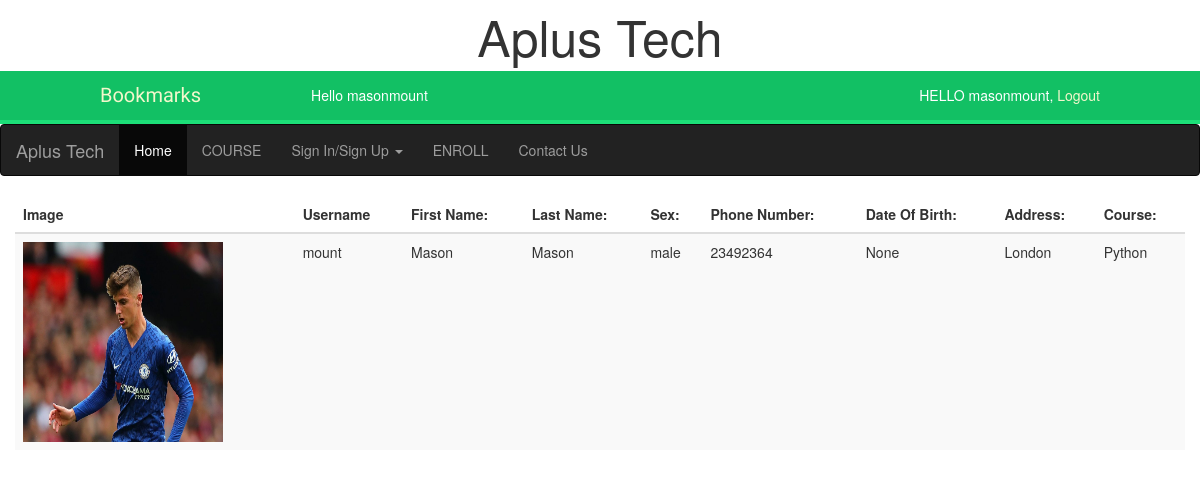
The page /attendance/1 (signed in) on the database its author committed.
### student_attendance/models.py (models this page shows, shortened)
class StudentProfile(models.Model):
	SEX = (
		('male' , 'MALE'),
		('female', 'FEMALE'),
		('others', 'OTHERS')
	)
	PROFESSION = (
			('student', 'STUDENT'),
			('intern', 'Intern'),
			('staff', 'STAFF')
		)
	user = models.OneToOneField(User, on_delete = models.CASCADE)
	first_name = models.CharField(max_length = 250)
	last_name = models.CharField(max_length = 250)
	phone = models.CharField(max_length = 20)
	DOB = models.DateField(blank = True, null = True)
	address = models.CharField(max_length = 250, blank = True)
	created = models.DateTimeField(default = timezone.now)
	sex = models.CharField( max_length= 20, choices = SEX, default= 'male')
	course = models.CharField(max_length = 250)
	profession = models.CharField(choices = PROFESSION, default = 'student', max_length = 100)
	photo = models.ImageField(upload_to = 'users/%y/%m/%d/', blank = True)
	class Meta:
		ordering = ('-last_name',)

### student_attendance/views.py (the view)
# urls.py: path('<int:pk>', views.student_detail, name = 'student_detail'),
def student_detail(request, pk):
	slist = get_object_or_404(StudentProfile, pk = pk)
	return render(request, 'profile/student_detail.html', {'slist' : slist})

### student_attendance/templates/profile/student_detail.html (shortened to what this page needs)
{% extends 'base.html' %}
{% block content %}
	<div class="container-fluid">
		<table class="table table-striped">
		    <thead>
		      <tr>
		      	<th>Image</th>
		        <th>Username</th>
		        <th>First Name: </th>
		        <th>Last Name:  </th>
		        <th>Sex: </th>
		        <th>Phone Number:  </th>
		        <th>Date Of Birth: </th>
		        <th>Address: </th>
		        <th>Course: </th>
		      </tr>
		    </thead>
		    <tbody>
		      <tr>
		      	<td>{% if slist.photo %}
					<img src="{{slist.photo.url}}" width="200px" height="200px">
					{% endif %}
				</td>
		        <td>{{slist.user}}</td>
		        <td>{{slist.first_name}}</td>
		        <td>{{slist.last_name}}</td>
		        <td>{{slist.sex}}</td>
		        <td>{{slist.phone}}</td>
		        <td>{{slist.DOB}}</td>
		        <td>{{slist.address}}</td>
		        <td>{{slist.course}}</td>
		      </tr>
		    </tbody>
		  </table>
	</div>
{% endblock %}

### account/templates/base.html (shortened to what this page needs)
{% load staticfiles %}
<!DOCTYPE html>
<html lang="en">
<head>
	<link rel="stylesheet" type="text/css" href="{% static 'css/account.css' %}">
  <link rel="stylesheet" href="https://maxcdn.bootstrapcdn.com/bootstrap/3.4.0/css/bootstrap.min.css">
</head>
<body>
	<header style="font-size: 50px; text-align: center;"> Aplus Tech </header>
	<div id="header">
		<span class="logo">Bookmarks</span>
		{% if request.user.is_authenticated %}
		 <ul class="menu">
		 	<li>
		 		Hello {{request.user.username}}
		 	</li>
		 </ul>
		{% endif %}
		<span class="user">
			{% if request.user.is_authenticated %}
				HELLO {{ request.user.username }},
				<a href="{% url 'account:logout' %}">Logout</a>
			{% else %}
				<a href="{% url 'account:login' %}">Log-in</a>
			{% endif %}
		</span>
	</div>
	<nav class="navbar navbar-inverse">
	  <div class="container-fluid">
	    <div class="navbar-header">
	      <a class="navbar-brand" href="{% url 'course:index' %}">Aplus Tech</a>
	    </div>
	    <ul class="nav navbar-nav">
	      <li class="active"><a href="{% url 'course:index' %}">Home</a></li>
	      <li><a href="{% url 'course:list' %}">COURSE</a></li>
		  <li class="dropdown"><a class="dropdown-toggle" data-toggle="dropdown" href="{% url 'account:login' %}">Sign In/Sign Up <span class="caret"></span></a>
	      </li>
	      <li><a href="{% url 'course:enroll' %}">ENROLL</a></li>
	      <li><a href="{% url 'contactus:contact' %}">Contact Us</a></li>
	    </ul>
	  </div>
	</nav>
	{% block content %}
	{% endblock %}
</body>
</html>

### account/static/css/account.css (style rules this page uses)
body { margin:0; padding:0; font-family:helvetica, sans-serif; }
a { color:#12c064; text-decoration:none; }
#header { padding:10px 100px; font-size:14px; background:#12c064; color:#fff; border-bottom:4px solid #1cdf78; overflow:auto; }
#header .logo { font-family: 'Muli', sans-serif; float:left; color:#f3f7cc; font-size:20px; margin-right:10%; }
#header ul.menu { list-style:none; float:left; margin:0; padding:0; }
#header ul.menu li { float:left; padding:4px 10px; }
#header a { color:#f3f7cc; }
#header .user { float:right; padding-top:4px; }

### rows shown on the page
StudentProfile: photo (picture), user "mount", first_name "Mason", last_name "Mason", sex "male", phone "23492364", DOB "None", address "London", course "Python"

### other values the page prints
{{ request.user.username }} "masonmount"
